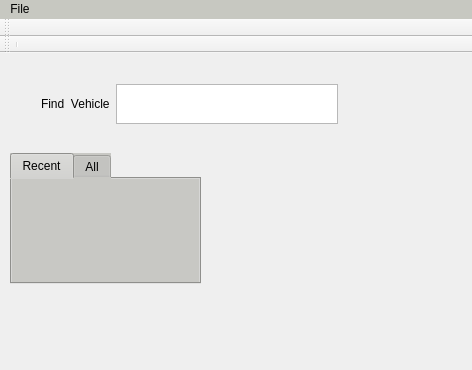
<?xml version="1.0" encoding="UTF-8"?>
<ui version="4.0">
 <class>MainWindow</class>
 <widget class="QMainWindow" name="MainWindow">
  <property name="windowModality">
   <enum>Qt::NonModal</enum>
  </property>
  <property name="geometry">
   <rect>
    <x>0</x>
    <y>0</y>
    <width>472</width>
    <height>370</height>
   </rect>
  </property>
  <property name="sizePolicy">
   <sizepolicy hsizetype="Maximum" vsizetype="Maximum">
    <horstretch>0</horstretch>
    <verstretch>0</verstretch>
   </sizepolicy>
  </property>
  <property name="windowTitle">
   <string>Inventory Tracking</string>
  </property>
  <property name="accessibleName">
   <string>Inentory Program</string>
  </property>
  <property name="styleSheet">
   <string notr="true"/>
  </property>
  <property name="toolButtonStyle">
   <enum>Qt::ToolButtonTextBesideIcon</enum>
  </property>
  <property name="tabShape">
   <enum>QTabWidget::Rounded</enum>
  </property>
  <property name="dockOptions">
   <set>QMainWindow::AllowTabbedDocks|QMainWindow::AnimatedDocks|QMainWindow::VerticalTabs</set>
  </property>
  <widget class="QWidget" name="centralWidget">
   <property name="sizePolicy">
    <sizepolicy hsizetype="Preferred" vsizetype="Fixed">
     <horstretch>50</horstretch>
     <verstretch>0</verstretch>
    </sizepolicy>
   </property>
   <property name="accessibleName">
    <string>&lt;html&gt;&lt;head/&gt;&lt;body&gt;&lt;p&gt;Inventory Application&lt;/p&gt;&lt;/body&gt;&lt;/html&gt;</string>
   </property>
   <property name="autoFillBackground">
    <bool>true</bool>
   </property>
   <widget class="QTabWidget" name="Tabs">
    <property name="geometry">
     <rect>
      <x>10</x>
      <y>100</y>
      <width>191</width>
      <height>131</height>
     </rect>
    </property>
    <property name="autoFillBackground">
     <bool>false</bool>
    </property>
    <property name="styleSheet">
     <string notr="true">color: rgb(0, 0, 0);
background-color: rgb(200, 200, 196);</string>
    </property>
    <property name="currentIndex">
     <number>0</number>
    </property>
    <property name="tabBarAutoHide">
     <bool>true</bool>
    </property>
    <widget class="QWidget" name="Recent">
     <attribute name="title">
      <string>Recent</string>
     </attribute>
     <layout class="QHBoxLayout" name="horizontalLayout"/>
    </widget>
    <widget class="QWidget" name="tab">
     <attribute name="title">
      <string>All</string>
     </attribute>
    </widget>
   </widget>
   <widget class="QWidget" name="layoutWidget">
    <property name="geometry">
     <rect>
      <x>30</x>
      <y>20</y>
      <width>319</width>
      <height>62</height>
     </rect>
    </property>
    <layout class="QHBoxLayout" name="horizontalLayout_2">
     <item>
      <widget class="QLabel" name="label">
       <property name="text">
        <string>Find  Vehicle</string>
       </property>
      </widget>
     </item>
     <item>
      <widget class="QTextBrowser" name="textBrowser">
       <property name="lineWrapMode">
        <enum>QTextEdit::WidgetWidth</enum>
       </property>
       <property name="readOnly">
        <bool>false</bool>
       </property>
       <property name="textInteractionFlags">
        <set>Qt::LinksAccessibleByKeyboard|Qt::LinksAccessibleByMouse|Qt::TextBrowserInteraction|Qt::TextEditable|Qt::TextEditorInteraction|Qt::TextSelectableByKeyboard|Qt::TextSelectableByMouse</set>
       </property>
      </widget>
     </item>
    </layout>
   </widget>
  </widget>
  <widget class="QMenuBar" name="menuBar">
   <property name="enabled">
    <bool>true</bool>
   </property>
   <property name="geometry">
    <rect>
     <x>0</x>
     <y>0</y>
     <width>472</width>
     <height>20</height>
    </rect>
   </property>
   <property name="focusPolicy">
    <enum>Qt::ClickFocus</enum>
   </property>
   <property name="contextMenuPolicy">
    <enum>Qt::ActionsContextMenu</enum>
   </property>
   <property name="accessibleDescription">
    <string>Menu Bar</string>
   </property>
   <property name="styleSheet">
    <string notr="true">color: rgb(0, 0, 0);
border-color: rgb(0, 0, 0);
background-color: rgb(199, 200, 193);</string>
   </property>
   <property name="nativeMenuBar">
    <bool>true</bool>
   </property>
   <widget class="QMenu" name="File">
    <property name="title">
     <string>File</string>
    </property>
    <property name="separatorsCollapsible">
     <bool>true</bool>
    </property>
    <addaction name="actionNew_Vehicle"/>
    <addaction name="actionOpen_2"/>
    <addaction name="actionQuit"/>
   </widget>
   <addaction name="File"/>
  </widget>
  <widget class="QToolBar" name="mainToolBar">
   <property name="enabled">
    <bool>true</bool>
   </property>
   <property name="focusPolicy">
    <enum>Qt::ClickFocus</enum>
   </property>
   <property name="windowTitle">
    <string>Tool Bar</string>
   </property>
   <property name="movable">
    <bool>true</bool>
   </property>
   <property name="orientation">
    <enum>Qt::Horizontal</enum>
   </property>
   <property name="floatable">
    <bool>true</bool>
   </property>
   <attribute name="toolBarArea">
    <enum>TopToolBarArea</enum>
   </attribute>
   <attribute name="toolBarBreak">
    <bool>false</bool>
   </attribute>
  </widget>
  <widget class="QToolBar" name="toolBar">
   <property name="windowTitle">
    <string>toolBar</string>
   </property>
   <property name="movable">
    <bool>true</bool>
   </property>
   <property name="allowedAreas">
    <set>Qt::AllToolBarAreas</set>
   </property>
   <property name="toolButtonStyle">
    <enum>Qt::ToolButtonTextUnderIcon</enum>
   </property>
   <property name="floatable">
    <bool>false</bool>
   </property>
   <attribute name="toolBarArea">
    <enum>TopToolBarArea</enum>
   </attribute>
   <attribute name="toolBarBreak">
    <bool>true</bool>
   </attribute>
   <addaction name="separator"/>
  </widget>
  <action name="actionNew_Vehicle">
   <property name="text">
    <string>New Vehicle</string>
   </property>
  </action>
  <action name="actionQuit">
   <property name="text">
    <string>Quit</string>
   </property>
  </action>
  <action name="actionOpen_2">
   <property name="text">
    <string>Open</string>
   </property>
  </action>
 </widget>
 <layoutdefault spacing="6" margin="11"/>
 <resources/>
 <connections/>
</ui>
